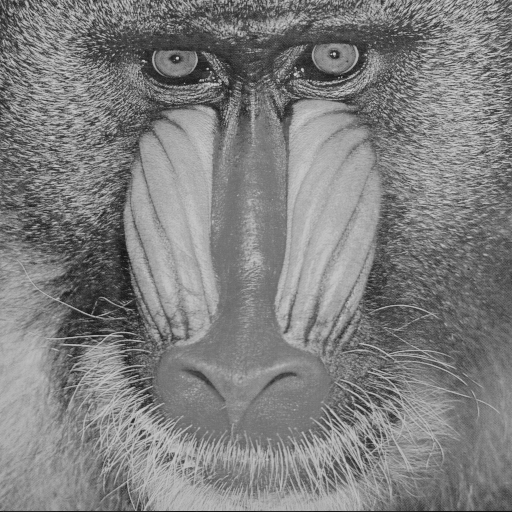
%> input picture baboon.tif, 512 x 512 px
$ octave img_pros.m   (GNU Octave 9; MATLAB toolbox functions it lacks are replaced by stand-ins)
%> lines starting %> are read from the running program, lines starting %| are printed output that depends on the picture
% Load the grayscale image
img = imread('baboon.tif');
%> img is the input picture: size 512x512 uint8; min 16, max 214, mean 127.3
img = im2double(img);  % Convert to double for accurate gamma calculation in range [0, 1]
%> img: size 512x512 double

% Calculate and display the original histogram
original_hist = imhist(img);
%> original_hist = 256 values, max 3169 at index 122, min 0 at index 1, mean 1024
figure;
subplot(2,2,1); imshow(img); title('Original Image');
subplot(2,2,2); bar(original_hist); title('Original Histogram');

% Analyze the histogram to decide on gamma
% If the histogram is skewed towards the dark side, use gamma < 1 to brighten
% Here, for demonstration, we select a gamma value directly. You may analyze
% original_hist to programmatically decide on gamma.

gamma = 1.5;  % Adjust gamma value based on histogram distribution analysis

% Apply gamma correction
gamma_corrected_img = img .^ gamma;
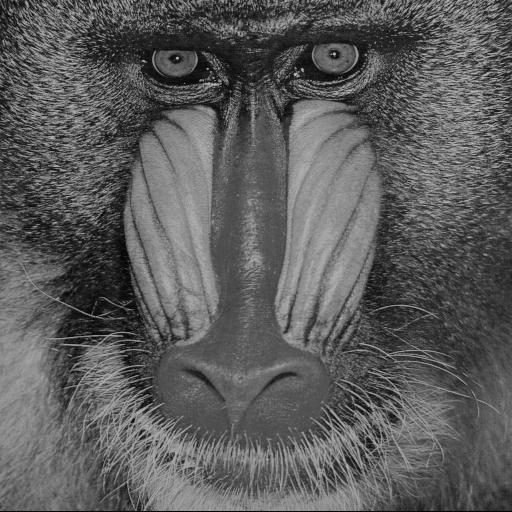
%> gamma_corrected_img: size 512x512 double; min 0.0157, max 0.769, mean 0.364

% Calculate and display the histogram after gamma correction
corrected_hist = imhist(gamma_corrected_img);
%> corrected_hist = 256 values, max 3482 at index 66, min 0 at index 1, mean 1024
subplot(2,2,3); imshow(gamma_corrected_img); title(['Gamma Corrected Image (γ = ', num2str(gamma), ')']);
subplot(2,2,4); bar(corrected_hist); title('Gamma Corrected Histogram');
%> after `title('Gamma Corrected Histogram')`:
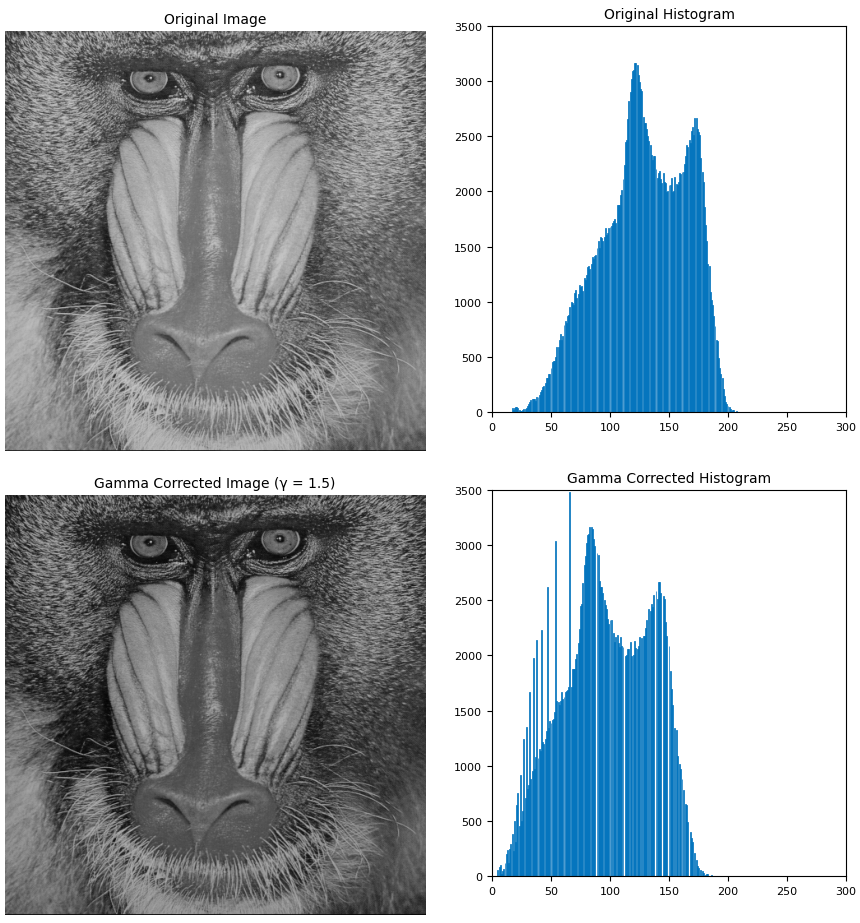
%> figure redrawn from the program's plot data, 4 panels
